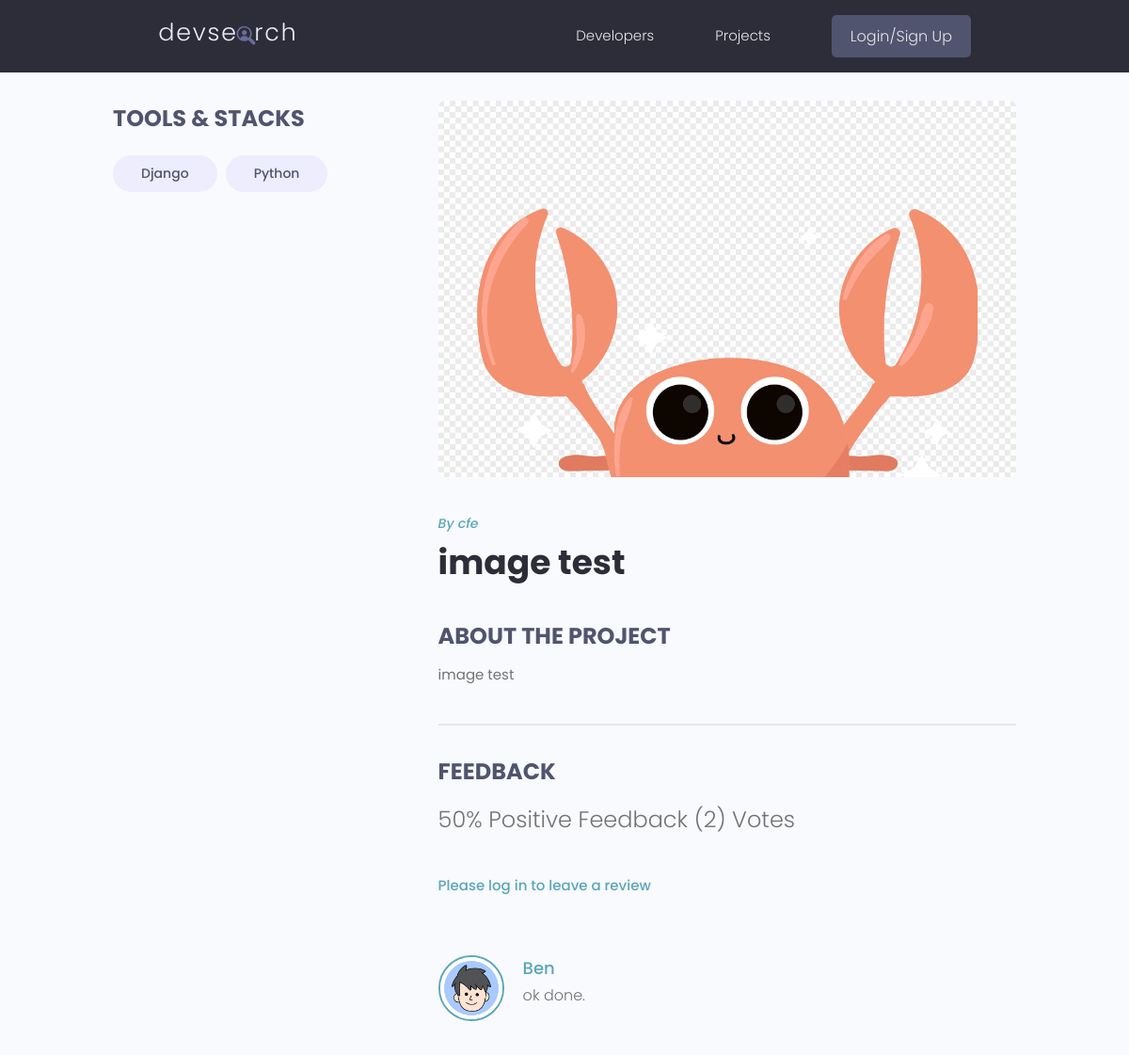
The page /projects/project/8694e67a-9315-4ae4-a183-7ba0f818ca8f on the database its author committed.
### projects/models.py (models this page shows, shortened)
class Tag(models.Model):
    name = models.CharField(max_length=200)
    created = models.DateTimeField(auto_now_add=True)
    id = models.UUIDField(default=uuid.uuid4, unique=True, primary_key=True, editable=False)
    def __str__(self) -> str:
        return self.name

class Project(models.Model):
    owner = models.ForeignKey(Profile, null=True, blank=True, on_delete=models.CASCADE)
    title = models.CharField(max_length=200)
    description = models.TextField(null=True, blank=True)
    featured_image = models.ImageField(null=True, blank=True, default="default.jpg")
    demo_link = models.CharField(max_length=2000, null=True, blank=True)
    source_link = models.CharField(max_length=2000, null=True, blank=True)
    tags = models.ManyToManyField('Tag',blank=True)
    vote_total = models.IntegerField(default=0, null=True, blank=True)
    vote_ratio = models.IntegerField(default=0, null=True, blank=True)
    created = models.DateTimeField(auto_now_add=True)
    id = models.UUIDField(default=uuid.uuid4, unique=True, primary_key=True, editable=False)
    class Meta:
        ordering = ['-vote_ratio', '-vote_total']
    @property
    def imageURL(self):
        try:
            url = self.featured_image.url
        except:
            url = ""
        return url
    @property
    def reviewers(self):
        queryset = self.review_set.all().values_list('owner__id', flat=True)
        return queryset

class Review(models.Model):
    VOTE_TYPE = (
        ('up', 'Up Vote'),
        ('down', 'Down Vote'),
    )
    owner = models.ForeignKey(Profile, on_delete=models.CASCADE, null=True)
    project = models.ForeignKey(Project, on_delete=models.CASCADE)
    body = models.TextField(null=True, blank=True)
    value = models.CharField(max_length=200, choices=VOTE_TYPE)
    created = models.DateTimeField(auto_now_add=True)
    id = models.UUIDField(default=uuid.uuid4, unique=True, primary_key=True, editable=False)
    class Meta:
        unique_together = ['owner', 'project']

### users/models.py (models this page shows, shortened)
class Profile(models.Model):
    user = models.OneToOneField(User, on_delete=models.CASCADE, null=True, blank=True)
    name = models.CharField(max_length=200,null=True, blank=True)
    email = models.EmailField(max_length=500, blank=True, null=True)
    username = models.CharField(max_length=200,null=True, blank=True)
    location = models.CharField(max_length=200,null=True, blank=True)
    short_intro = models.CharField(max_length=200,null=True, blank=True)
    bio = models.TextField(null=True, blank=True)
    profile_image = models.ImageField(null=True, blank=True, upload_to='profiles/', default="profiles/user-default.png" )
    social_github = models.CharField(max_length=200,null=True, blank=True)
    social_twitter = models.CharField(max_length=200,null=True, blank=True)
    social_linkedin = models.CharField(max_length=200,null=True, blank=True)
    social_youtube = models.CharField(max_length=200,null=True, blank=True)
    social_website = models.CharField(max_length=200,null=True, blank=True)
    id = models.UUIDField(default=uuid.uuid4, unique=True, primary_key=True, editable=False)
    created = models.DateTimeField(auto_now_add=True)
    class Meta:
        ordering = ['created']
    @property
    def imageURL(self):
        try:
            url = self.profile_image.url
        except:
            url = ""
        return url

### projects/views.py (the view, shortened to what this page needs)
# urls.py: path('project/<str:pk>', views.project, name="project"),
def project(request, pk):
    projectObj = Project.objects.get(id=pk)
    form = ReviewForm()
    context = {'project': projectObj, 'form': form}
    return render(request, 'projects/single-project.html', context)

### projects/templates/projects/single-project.html (shortened to what this page needs)
{% extends "main.html" %}
{% block content %}
<main class="singleProject my-md">
    <div class="container">
      <div class="layout">
        <div class="column column--1of3">
          <h3 class="singleProject__subtitle">Tools & Stacks</h3>
          <div class="singleProject__toolStack">
            {% for tag in project.tags.all %}
            <span class="tag tag--pill tag--sub tag--lg">
              <small>{{ tag }}</small>
            </span>
            {% endfor %}
          </div>
        </div>
        <div class="column column--2of3">
          <img class="singleProject__preview" src="{{ project.imageURL }}" alt="portfolio thumbnail" />
          {% if project.owner %}
          <a class="project__author" href="{% url 'user-profile' project.owner.id %}">By {{ project.owner.name }}</a>
          {% else %}
            <span class="project__author">By Unknown</span>
          {% endif %}
          <h2 class="singleProject__title">{{ project.title}}</h2>
          <h3 class="singleProject__subtitle">About the Project</h3>
          <div class="singleProject__info">
            {{ project.description }}
          </div>
          <div class="comments">
            <h3 class="singleProject__subtitle">Feedback</h3>
            <h5 class="project--rating">
              {{ project.vote_ratio }}% Positive Feedback ({{ project.vote_total}}) Vote{{ project.vote_total|pluralize:"s"}}
            </h5>
            {% if  request.user.profile.id in project.reviewers %}
            <p>Your have already submitted your review for this project</p>
            {% elif request.user.profile == project.owner %}
            <p>Your cannot review your own work</p>
            {% else %}
            <a href="{% url 'login' %}?next={{ request.path }}">Please log in to leave a review</a>
            {% endif %}
            <div class="commentList">
              {% for review in project.review_set.all %}
              {% if review.body %}
              <div class="comment">
                <a href="{{ review.owner.imageURL }}">
                  <img class="avatar avatar--md" src="{{ review.owner.imageURL }}" alt="user" />
                </a>
                <div class="comment__details">
                  <a href="{% url 'user-profile' review.owner.id %}" class="comment__author">{{ review.owner.name }}</a>
                  <p class="comment__info">{{ review.body|linebreaks }}</p>
                </div>
              </div>
              {% endif %}
              {% endfor %}
            </div>
          </div>
        </div>
      </div>
    </div>
  </main>
{% endblock content %}

### static/styles/app.css (style rules this page uses)
:root { --color-sub: #2d2d39; }
img { width: 100%; }
.singleProject .column--1of3 { order: 2; }
@media screen and (min-width: 1081px) { .singleProject .column--1of3 { order: 1; } }
@media screen and (min-width: 1081px) { .singleProject .column--2of3 { order: 2; } }
.singleProject__toolStack { margin-top: 2rem; margin-bottom: 4rem; }
.singleProject__preview { height: 50vh; object-fit: cover; object-position: top center; margin-bottom: 3rem; border-radius: 0.7rem; }
.singleProject__title { font-size: 3.6rem; font-weight: 700; color: var(--color-sub); margin-bottom: 3rem; }
.project__author { font-size: 1.4rem; font-style: italic; }
.project--rating { margin-bottom: 1.6em; margin-top: .5em; }
.singleProject__subtitle { text-transform: uppercase; font-size: 2.4rem; font-weight: 700; color: var(--color-sub-light); margin-bottom: 1rem; }
.comments { margin-top: 4rem; padding-top: 3rem; border-top: 2px solid var(--color-light); }
.commentList { margin: 3rem 0; }
.comment { display: flex; gap: 2rem; }
.comment__author { font-size: 1.8rem; }
.comment__info { font-size: 1.45rem; }

### static/uikit/styles/modules/_variables.css (style rules this page uses)
:root { --color-main: #5aa5b9; --color-main-light: #e6faff; --color-sub: #3f4156; --color-sub-light: #51546e; --color-sub-lighter: #ededfd; --color-text: #737373; --color-gray: #8b8b8b; --color-light: #e5e7eb; --color-light-gray: #767676; --color-bg: #f8fafd; --color-white: #fffefd; --color-white-light: #f3f3f3; --color-success: #359e64; --color-success-bg: #def8e8; --color-error: #fc4b0b; --color-error-bg: #fff2ee; --font-base: 'Poppins', arial, helvetica, 'Segoe UI', roboto, ubuntu, sans-serif; --font-monospace: 'Fira Code', 'Courier New', courier, monospace; --font-regular: 300; --font-medium: 500; --font-bold: 700; --generic-shadow: 1px 1px 5px #00000010; --generic-transition: all 0.3s ease-in-out; }

### static/uikit/styles/modules/_base.css (style rules this page uses)
* { margin: 0; padding: 0; box-sizing: border-box; text-rendering: optimizeLegibility; color: inherit; font-size: inherit; }
html { font-size: 50%; }
@media only screen and (min-width: 480px) { html { font-size: 56.25%; } }
@media only screen and (min-width: 1200px) { html { font-size: 62.5%; } }
body { line-height: 1.6; font-weight: 400; font-size: 1.5rem; color: var(--color-text); background-color: var(--color-bg); min-height: 100vh; }

### static/uikit/styles/modules/_typography.css (style rules this page uses)
* { font-family: var(--font-base); }
h2 { font-size: 3.6rem; font-weight: var(--font-bold); }
h3 { font-size: 3.2rem; font-weight: var(--font-medium); }
h5 { font-size: 2.4rem; font-weight: var(--font-medium); }
h5, h6 { font-weight: var(--font-regular); }
p, span, strong { font-size: 1.6rem; color: var(--color-text); font-weight: var(--font-regular); }
a { padding-bottom: 2px; text-decoration: none; display: inline-block; color: var(--color-main); font-weight: var(--font-medium); }

### static/uikit/styles/modules/_utilities.css (style rules this page uses)
.container { width: 92%; max-width: 165rem; margin: 0 auto; box-sizing: border-box; }
@media screen and (min-width: 1000px) { .container { width: 90%; } }
@media screen and (min-width: 1200px) { .container { width: 80%; } }
.my-md { margin: 3rem auto; }

### static/uikit/styles/modules/_avatar.css (style rules this page uses)
.avatar { border-radius: 50%; border: 2px solid var(--color-main); object-fit: cover; }
.avatar--md { height: 7rem; width: 7rem; }

### static/uikit/styles/modules/_tag.css (style rules this page uses)
.tag { display: inline-flex; align-items: center; background-color: var(--color-sub); height: -webkit-fit-content; height: -moz-fit-content; height: fit-content; width: -webkit-fit-content; width: -moz-fit-content; width: fit-content; border-radius: 0.5rem; padding: 0.5rem 1.5rem; font-size: 1.2rem; cursor: pointer; }
.tag:not(:last-child) { margin-right: 0.25rem; margin-bottom: 0.75rem; }
.tag > small { color: var(--color-white); }
.tag--pill { border-radius: 5rem; }
.tag--sub, .tag--sub > small { background: var(--color-sub-lighter); color: var(--color-sub-light); font-weight: 500; }
.tag--lg { padding: 0.8rem 3rem; font-size: 1.4rem; }
.tag--lg:not(:last-child) { margin-right: 0.5rem; margin-bottom: 1rem; }

### static/uikit/styles/modules/_layout.css (style rules this page uses)
.layout { display: flex; flex-flow: row wrap; justify-content: space-between; }
.layout > .column { margin-bottom: 3rem; }
.layout > .column.column--1of3 { flex-basis: 30%; }
.layout > .column.column--2of3 { flex-basis: 64%; }

### rows shown on the page
Tag: name "Django"
Tag: name "Python"
Project: imageURL (picture), owner.name "cfe", title "image test", description "image test", vote_ratio "50", vote_total "2"
Review: owner.imageURL (picture), owner.name "Ben", body "ok done."
